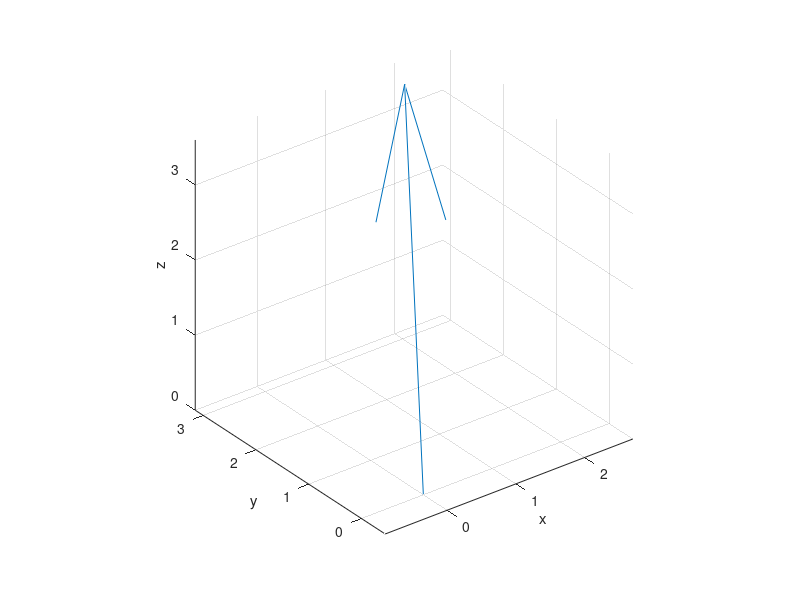
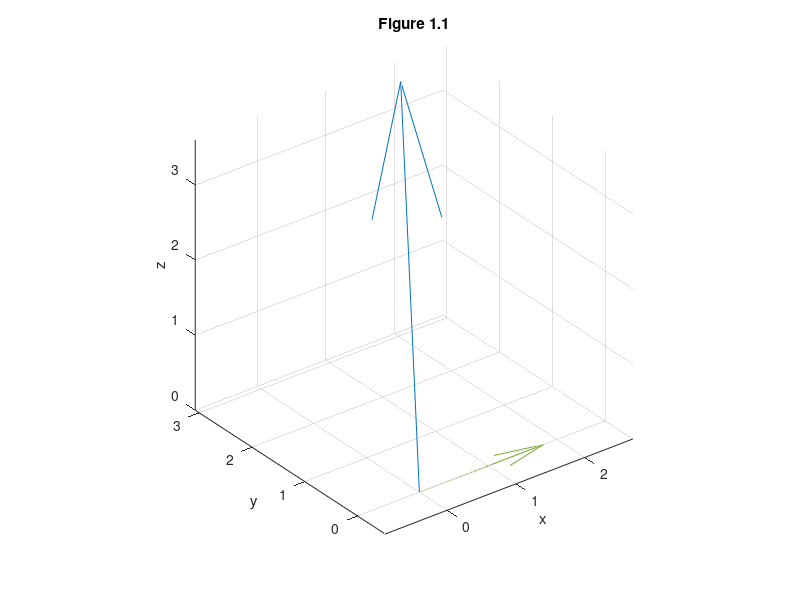
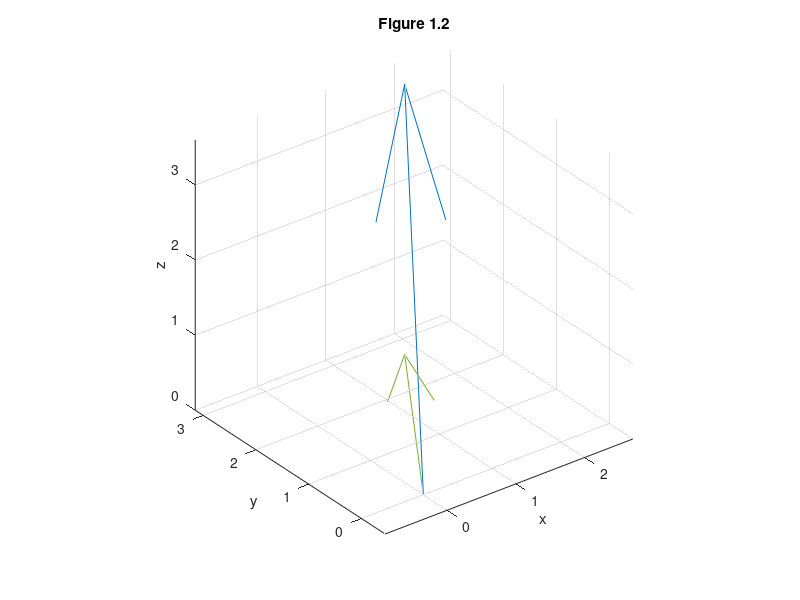
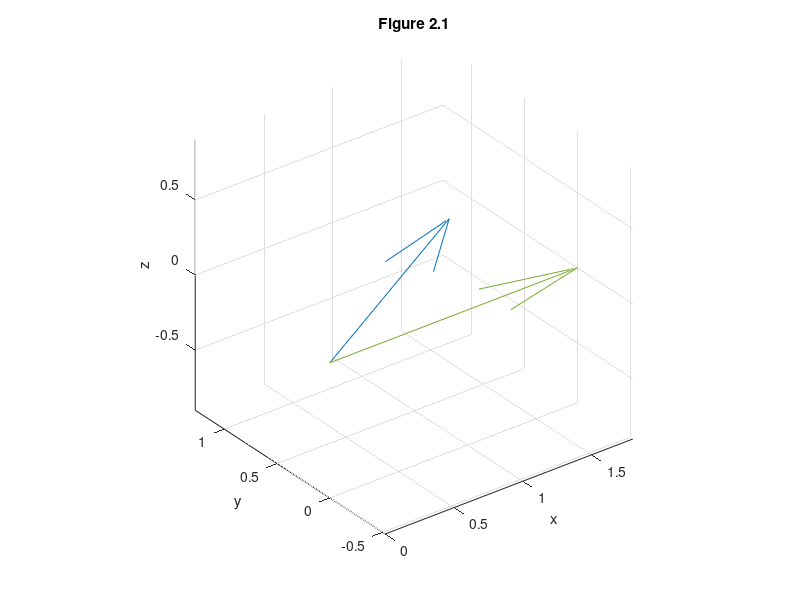

Recreate these plots in MATLAB, in order. (Note: this script raises an error after producing the figures.)
%% Plot a vector in Matlab
a = [2 3 4];
figure
quiver3(0,0,0,a(1),a(2),a(3))
axis equal
xlabel('x')
ylabel('y')
zlabel('z')

%% Projection
P_x = [2 0 0];
figure
quiver3(0,0,0,a(1),a(2),a(3))
hold on
quiver3(0,0,0,P_x(1),P_x(2),P_x(3))
axis equal
xlabel('x')
ylabel('y')
zlabel('z')
title('Figure 1.1')
hold off

P_xy = [2 3 0];
figure
quiver3(0,0,0,a(1),a(2),a(3))
hold on
quiver3(0,0,0,P_xy(1),P_xy(2),P_xy(3))
axis equal
xlabel('x')
ylabel('y')
zlabel('z')
title('Figure 1.2')
hold off

%% Rotation Matrix
figure
x = 30;
Rz = [cosd(x) -sind(x) 0;sind(x) cosd(x) 0;0 0 1];
R1 = Rz * transpose(P_x);
quiver3(0,0,0,R1(1,1),R1(2,1),R1(3,1))
hold on
quiver3(0,0,0,2,0,0)
axis equal
xlabel('x')
ylabel('y')
zlabel('z')
title('Figure 2.1')
hold off

figure
y = 30;
Ry = [cosd(y) 0 sind(y);0 1 0;-sind(y) 0 cosd(y)];
R2 = Ry * transpose(P_x);
quiver3(0,0,0,R2(1,1),R2(2,1),R2(3,1))
hold on
quiver3(0,0,0,P_x(1),P_x(2),P_x(3))
axis equal
xlabel('x')
ylabel('y')
zlabel('z')
title('Figure 2.2')
hold off

%% Image compression by SVD
raw = imread('cameraman.tif');
UFO=imread('UFO.png');

UFO1=255-UFO;
raw(60:95,171:251)=raw(60:95,171:251)+UFO1;
raw(60:95,171:251)=raw(60:95,171:251)-UFO1;

figure
imshow(raw)
drawnow;
title('Figure 3.1 Cameraman VS UFO')


raw = imread('cameraman.tif');

A=single(raw);
%I=uint8(A);
%imshow(I);
[U,S,V] = svd(A);
%A_new=U*S*V';
%imshow(uint8(A_new));

figure
subplot(2,2,1)
imshow(raw);
title('raw')

S2=[S(:,1:2) zeros(256,256-2)];
A_2=U*S2*V';

subplot(2,2,2)
imshow(uint8(A_2));
title('n=2')

S32=[S(:,1:32) zeros(256,256-32)];
A_32=U*S32*V';

subplot(2,2,3)
imshow(uint8(A_32))
title('n=32')

S128=[S(:,1:128) zeros(256,256-128)];
A_128=U*S128*V';

subplot(2,2,4)
imshow(uint8(A_128))
title('n=128')